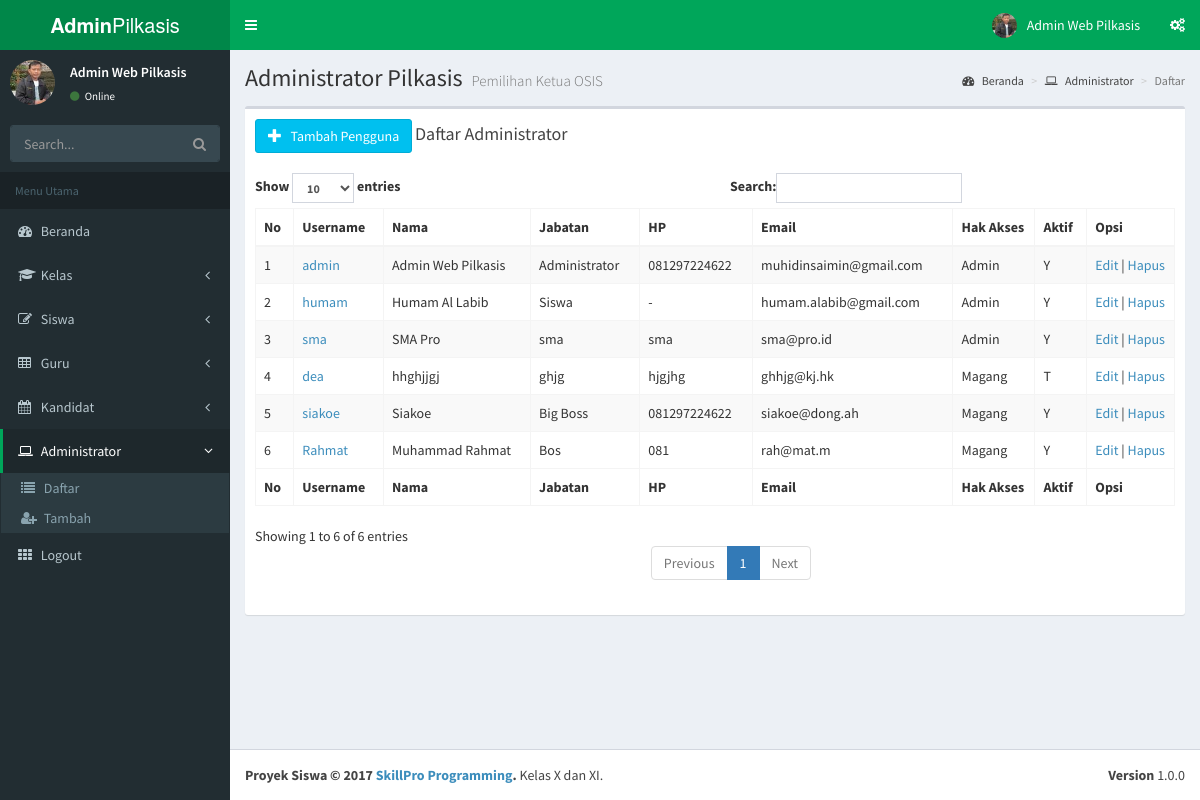
The app's page /admin/index.php?m=admin (signed in) with its own data.
### tables this page shows
CREATE TABLE `pengguna` (
  `idpengguna` int(2) NOT NULL,
  `username` varchar(25) NOT NULL,
  `password` varchar(32) NOT NULL,
  `nama` varchar(50) NOT NULL,
  `jabatan` varchar(30) NOT NULL,
  `hp` varchar(15) NOT NULL,
  `email` varchar(50) NOT NULL,
  `hakakses` varchar(15) NOT NULL,
  `aktif` enum('Y','T') NOT NULL DEFAULT 'T',
  `foto` varchar(50) NOT NULL
);

### admin/modul/administrator/tampil.php (the view)
<?php include "atas.php"; ?>
  <div class="content-wrapper">
    <section class="content-header">
      <h1>
        Administrator Pilkasis
        <small>Pemilihan Ketua OSIS</small>
      </h1>
      <ol class="breadcrumb">
        <li><a href="."><i class="fa fa-dashboard"></i> Beranda</a></li>
        <li><a href="?m=admin"><i class="fa fa-laptop"></i> Administrator</a></li>
        <li class="active">Daftar</li>
      </ol>
    </section>
	<section class="content">
      <div class="row">
        <div class="col-xs-12">
          <div class="box">
            <div class="box-header">
			  <a href="?m=admin&s=tambah" class="btn btn-large btn-info"><i class="glyphicon glyphicon-plus"></i> &nbsp; Tambah Pengguna</a>
              <h3 class="box-title">Daftar Administrator</h3>
            </div>
            <div class="box-body">
              <table id="pilkasis1" class="table table-bordered table-hover table-striped">
                <thead>
                <tr>
                  <th>No</th>
                  <th>Username</th>
                  <th>Nama</th>
                  <th>Jabatan</th>
                  <th>HP</th>
                  <th>Email</th>
                  <th>Hak Akses</th>
                  <th>Aktif</th>
                  <th>Opsi</th>
                </tr>
                </thead>
                <tbody>
<?php
include "../sambungan.php";
$sql="SELECT * FROM pengguna ORDER BY idpengguna";
$query=mysqli_query($koneksi,$sql);
if(mysqli_num_rows($query)==0){
	echo "<td colspan='6'>Data Masih Kosong</td>";
}else{
	$no=1;
	while($r=mysqli_fetch_assoc($query)){
	  echo "<tr>";
		echo "<td>$no</td>";
		echo "<td><a href='?m=admin&s=detail&idp=".$r['idpengguna']."'>".$r['username']."</a></td>";
		echo "<td>".$r['nama']."</td>";
		echo "<td>".$r['jabatan']."</td>";
		echo "<td>".$r['hp']."</td>";
		echo "<td>".$r['email']."</td>";
		echo "<td>".$r['hakakses']."</td>";
		echo "<td>".$r['aktif']."</td>";
		echo '<td><a href="index.php?m=admin&s=edit&idp='.$r['idpengguna'].'">Edit</a> | <a href="index.php?m=admin&s=hapus&idp='.$r['idpengguna'].'" onclick="return confirm(\'Yakin Akan dihapus?\')">Hapus</a></td>';
	  echo "</tr>";
		$no++;
	}
}
?>
                </tbody>
                <tfoot>
                <tr>
                  <th>No</th>
                  <th>Username</th>
                  <th>Nama</th>
                  <th>Jabatan</th>
                  <th>HP</th>
                  <th>Email</th>
                  <th>Hak Akses</th>
                  <th>Aktif</th>
                  <th>Opsi</th>
                </tr>
                </tfoot>
              </table>
            </div>
          </div>
        </div>
      </div>
    </section>
<?php include "bawah.php"; ?>

### records on screen
pengguna: username "admin", nama "Admin Web Pilkasis", jabatan "Administrator", hp "081297224622", email "muhidinsaimin@gmail.com", hakakses "Admin", aktif "Y"
pengguna: username "humam", nama "Humam Al Labib", jabatan "Siswa", hp "-", email "humam.alabib@gmail.com", hakakses "Admin", aktif "Y"
pengguna: username "sma", nama "SMA Pro", jabatan "sma", hp "sma", email "sma@pro.id", hakakses "Admin", aktif "Y"
pengguna: username "dea", nama "hhghjjgj", jabatan "ghjg", hp "hjgjhg", email "ghhjg@kj.hk", hakakses "Magang", aktif "T"
pengguna: username "siakoe", nama "Siakoe", jabatan "Big Boss", hp "081297224622", email "siakoe@dong.ah", hakakses "Magang", aktif "Y"
pengguna: username "Rahmat", nama "Muhammad Rahmat", jabatan "Bos", hp "081", email "rah@mat.m", hakakses "Magang", aktif "Y"

### other values on screen
$_SESSION['namakasis'] "Admin Web Pilkasis"
